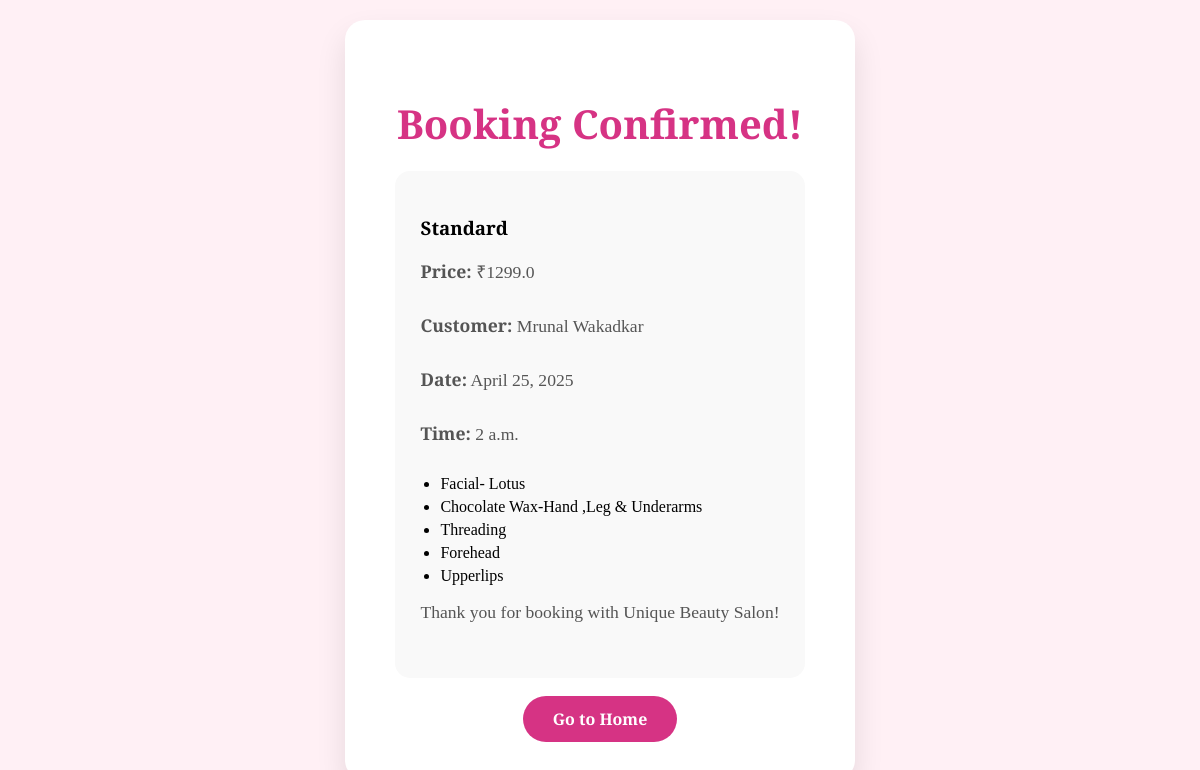
The page /booking-confirmation/ (signed in) on the database its author committed.
### customerApp/models.py (models this page shows, shortened)
class Booking(models.Model):
    package = models.ForeignKey(Package, on_delete=models.CASCADE)
    customer_name = models.CharField(max_length=100)
    date = models.DateField()
    time = models.TimeField()
    created_at = models.DateTimeField(auto_now_add=True)

class Package(models.Model):
    name=models.CharField(max_length=100)
    price=models.FloatField(max_length=20)
    item1=models.CharField(max_length=100)
    item2=models.CharField(max_length=100)
    item3=models.CharField(max_length=100)
    item4=models.CharField(max_length=100)
    item5=models.CharField(max_length=100)

### customerApp/views.py (the view)
# urls.py: path('booking-confirmation/', views.booking_confirmation, name='booking_confirmation'),
def booking_confirmation(request):
    booking_id = request.session.get('booking_id')
    booking = Booking.objects.get(id=booking_id) if booking_id else None
    return render(request, 'booking-confirmation.html', {'booking': booking})

### template/booking-confirmation.html (shortened to what this page needs)
<!DOCTYPE html>
<html lang="en">
<head>
</head>
<body>
  <div class="confirmation-box">
    {% if booking %}
      <h1>Booking Confirmed!</h1>
      <div class="card">
        <h3>{{ booking.package.name }}</h3>
        <p><strong>Price:</strong> ₹{{ booking.package.price }}</p>
        <p><strong>Customer:</strong> {{ booking.customer_name }}</p>
        <p><strong>Date:</strong> {{ booking.date }}</p>
        <p><strong>Time:</strong> {{ booking.time }}</p>
        <ul>
          <li>{{ booking.package.item1 }}</li>
          <li>{{ booking.package.item2 }}</li>
          <li>{{ booking.package.item3 }}</li>
          <li>{{ booking.package.item4 }}</li>
          <li>{{ booking.package.item5 }}</li>
        </ul>
        <p class="text-muted">Thank you for booking with Unique Beauty Salon!</p>
      </div>
      <a href="/">Go to Home</a>
    {% else %}
      <p>No booking found.</p>
    {% endif %}
  </div>
</body>
</html>

### template/booking-confirmation.html (style rules this page uses)
body { margin: 0; padding: 0; font-family: 'Playfair Display', serif; background-color: #fff0f5; display: flex; justify-content: center; align-items: center; height: 100vh; text-align: center; }
.confirmation-box { background: #fff; padding: 50px; border-radius: 20px; box-shadow: 0 15px 30px rgba(0,0,0,0.1); max-width: 600px; }
.confirmation-box h1 { color: #d63384; font-size: 2.5rem; margin-bottom: 20px; }
.confirmation-box p { color: #555; font-size: 1.1rem; margin-bottom: 30px; }
.confirmation-box a { background-color: #d63384; color: white; text-decoration: none; padding: 12px 30px; border-radius: 30px; font-weight: bold; transition: background 0.3s; }
.card { background: #f9f9f9; padding: 25px; border-radius: 15px; margin-bottom: 30px; text-align: left; }
.card ul { padding-left: 20px; text-align: left; }
.card ul li { margin-bottom: 5px; }

### rows shown on the page
Booking: package.name "Standard", package.price "1299.0", customer_name "Mrunal Wakadkar", date "April 25, 2025", time "2 a.m.", package.item1 "Facial- Lotus", package.item2 "Chocolate Wax-Hand ,Leg & Underarms", package.item3 "Threading", package.item4 "Forehead", package.item5 "Upperlips"
